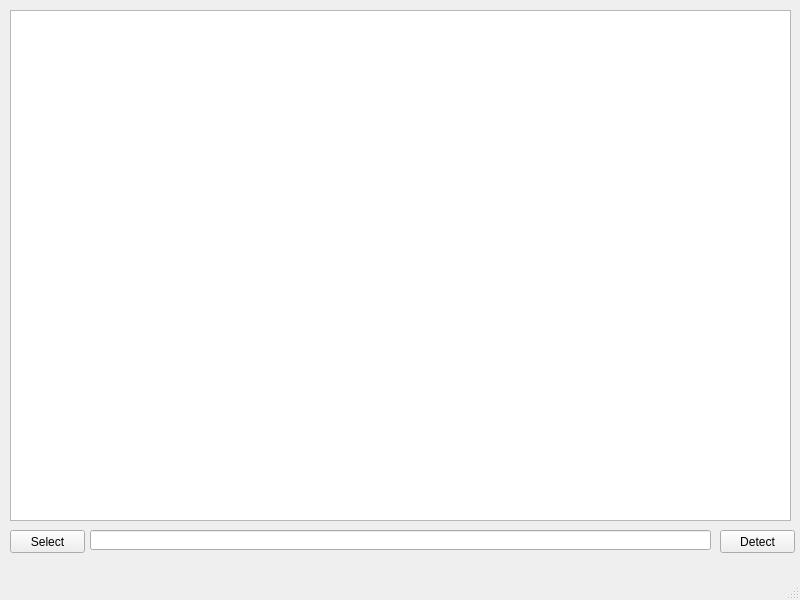
<?xml version="1.0" encoding="UTF-8"?>
<ui version="4.0">
 <class>MainWindow</class>
 <widget class="QMainWindow" name="MainWindow">
  <property name="geometry">
   <rect>
    <x>0</x>
    <y>0</y>
    <width>800</width>
    <height>600</height>
   </rect>
  </property>
  <property name="windowTitle">
   <string>MainWindow</string>
  </property>
  <widget class="QWidget" name="centralwidget">
   <widget class="QGraphicsView" name="graphicsView">
    <property name="geometry">
     <rect>
      <x>10</x>
      <y>10</y>
      <width>781</width>
      <height>511</height>
     </rect>
    </property>
   </widget>
   <widget class="QLineEdit" name="filePath">
    <property name="geometry">
     <rect>
      <x>90</x>
      <y>530</y>
      <width>621</width>
      <height>20</height>
     </rect>
    </property>
    <property name="readOnly">
     <bool>true</bool>
    </property>
   </widget>
   <widget class="QPushButton" name="detectButton">
    <property name="geometry">
     <rect>
      <x>720</x>
      <y>530</y>
      <width>75</width>
      <height>23</height>
     </rect>
    </property>
    <property name="text">
     <string>Detect</string>
    </property>
   </widget>
   <widget class="QPushButton" name="selectButton">
    <property name="geometry">
     <rect>
      <x>10</x>
      <y>530</y>
      <width>75</width>
      <height>23</height>
     </rect>
    </property>
    <property name="text">
     <string>Select</string>
    </property>
   </widget>
  </widget>
  <widget class="QMenuBar" name="menubar">
   <property name="geometry">
    <rect>
     <x>0</x>
     <y>0</y>
     <width>800</width>
     <height>21</height>
    </rect>
   </property>
  </widget>
  <widget class="QStatusBar" name="statusbar"/>
 </widget>
 <resources/>
 <connections/>
</ui>
